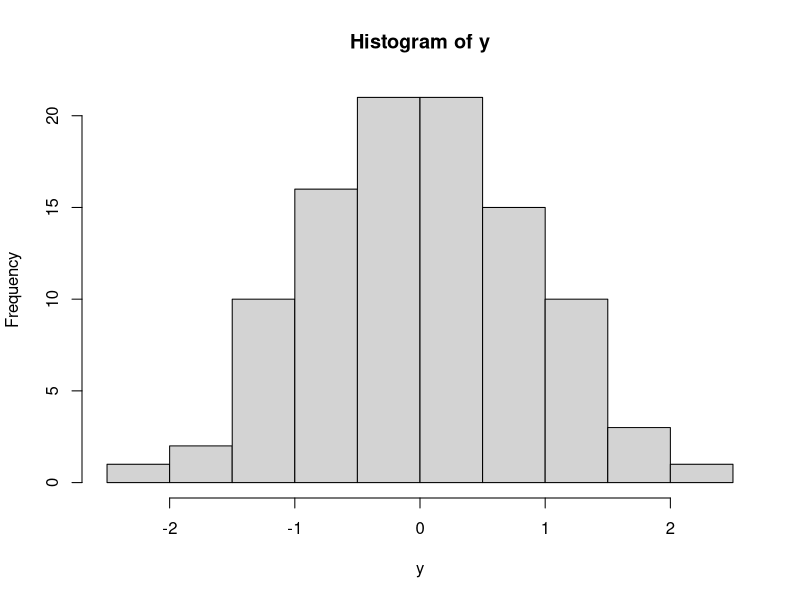
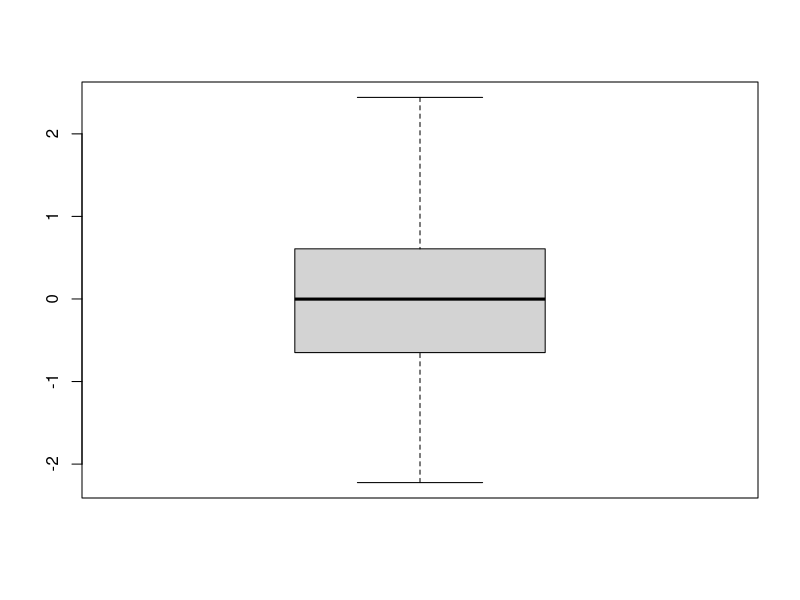
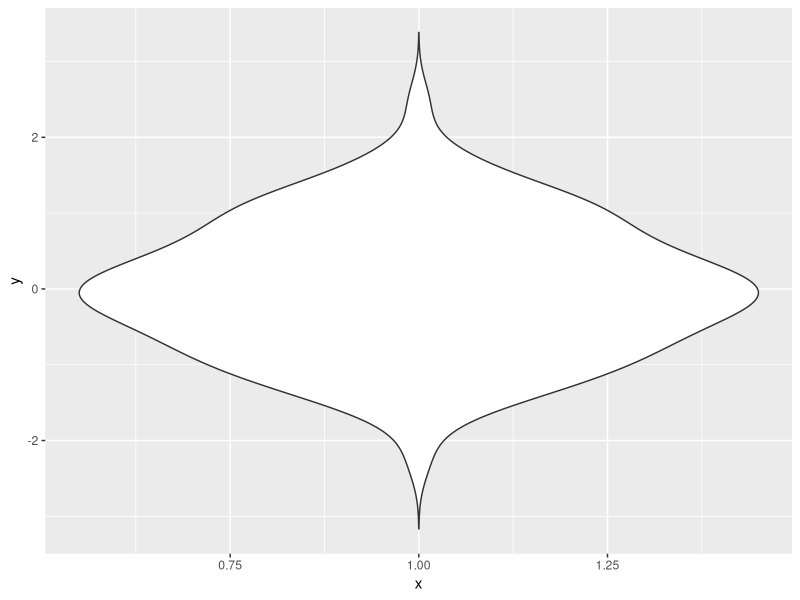
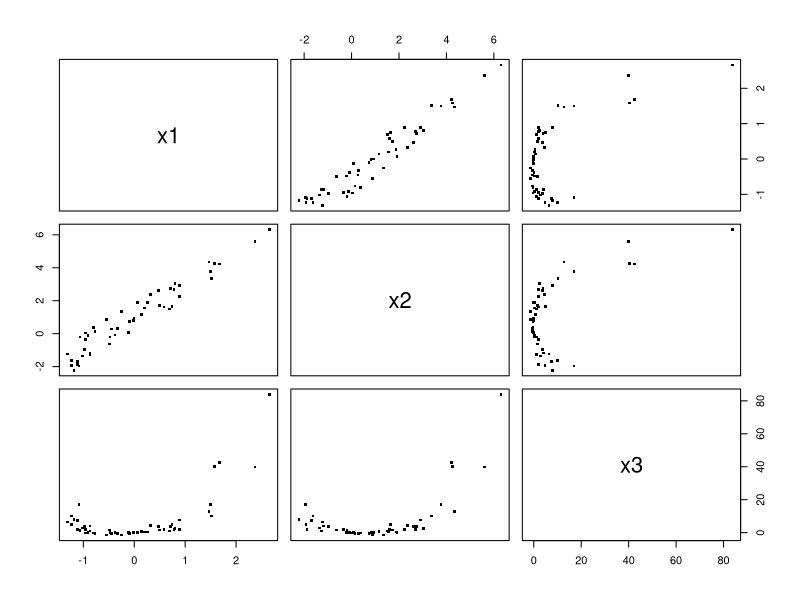
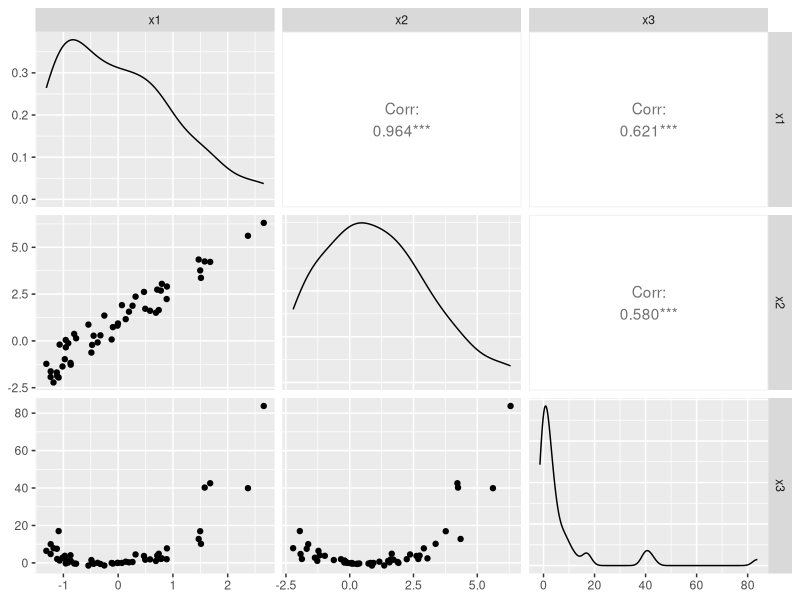
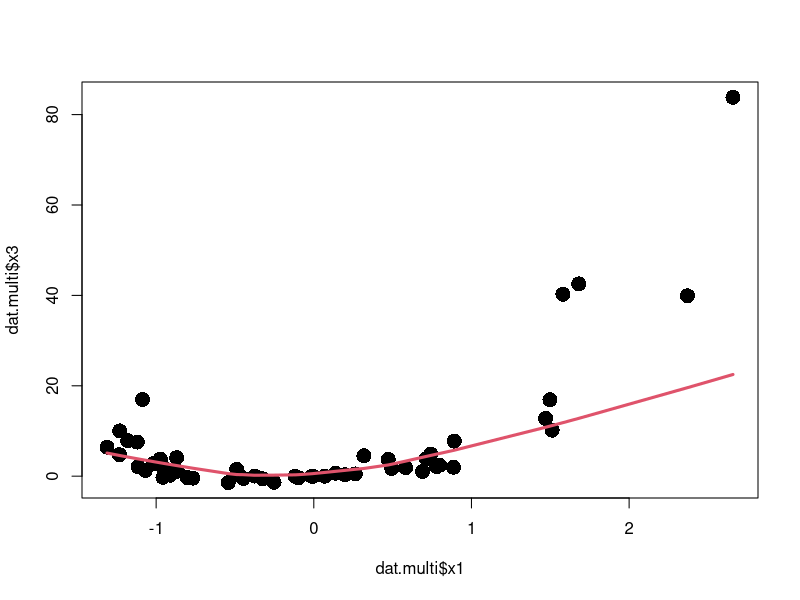
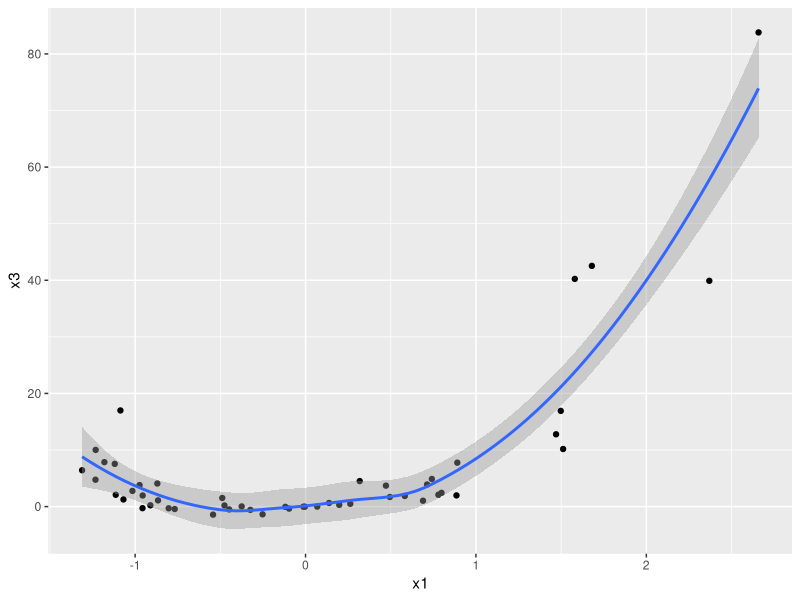

Reproduce these figures in R, in order.
## ---- chunk 1
knitr::opts_chunk$set(include=TRUE,echo = TRUE, eval=FALSE, message=FALSE,warning=FALSE)
## ---- chunk 2
### Simulate random variables 
set.seed(1) # set random number generator seed for reproducibility
runif(1)
runif(1) 

set.seed(2)
runif(1)

set.seed(1)
runif(1)
runif(1)


### Draw ten uniform random variables:

runif(10)
# use ?runif to see what other options are available 

### Draw ten normal random variables with mean 0 and variance 2
rnorm(10,mean=0,sd=sqrt(2))

### There are many other distributions in R
### try ?rchisq, ?rf, ?rt, ?rbeta, ?rpois, ...

### Draw samples from any vectors using sample()
wrd = c("yet", "a","new","sentence")
sample(wrd,size=2)
# use ?sample to see other options

## ---- chunk 3
### Visulize the simulated data

y<-rnorm(100);
# We start with the very basic histogram 
hist(y)
# Use ?hist to modify the plot 

# And the boxplot:
boxplot(y)

# We can also draw visualize the data using ggplot2
library(ggplot2)
dat=data.frame(y=y)
ggplot(dat, aes(x=1,y=y)) + 
  geom_violin(trim=FALSE)

# Read more about the violin plots in the post here:
# http://www.sthda.com/english/wiki/ggplot2-violin-plot-quick-start-guide-r-software-and-data-visualization
## ---- chunk 4
# We can generate many independent univariate random variables using code in the previous section 

# Here we will generate dependent random variables, for instance, 
n=50;# sample size
x1=rnorm(n);
x2=x1*2+runif(n)*2;
x3=x1*x2*rpois(n,lambda=3);

# You can also generate a random variable using its probability density function using importance sampling
# We will be fine with the simple data generating method in this class 

# We put the three random variables into one data.frame for ease of plotting 
dat.multi<-data.frame(x1=x1,x2=x2,x3=x3)

## ---- chunk 5
### Visualization

### Pairwise scatter plot
pairs(dat.multi,pch='.',cex=4)


### Visualization in ggplot2
library(GGally)
ggpairs(dat.multi)


### For the pair x1 and x3

# A more informative scatterplot, using base R 
plot(x=dat.multi$x1,y=dat.multi$x3,data=dat.multi,pch=16,cex=2)
lines(lowess(dat.multi$x1, dat.multi$x3), col=2,lwd=3)


# Or using ggplot2
ggplot(data = dat.multi) + 
  geom_point(mapping = aes(x = x1, y = x3)) +
  geom_smooth(mapping = aes(x = x1, y = x3))

